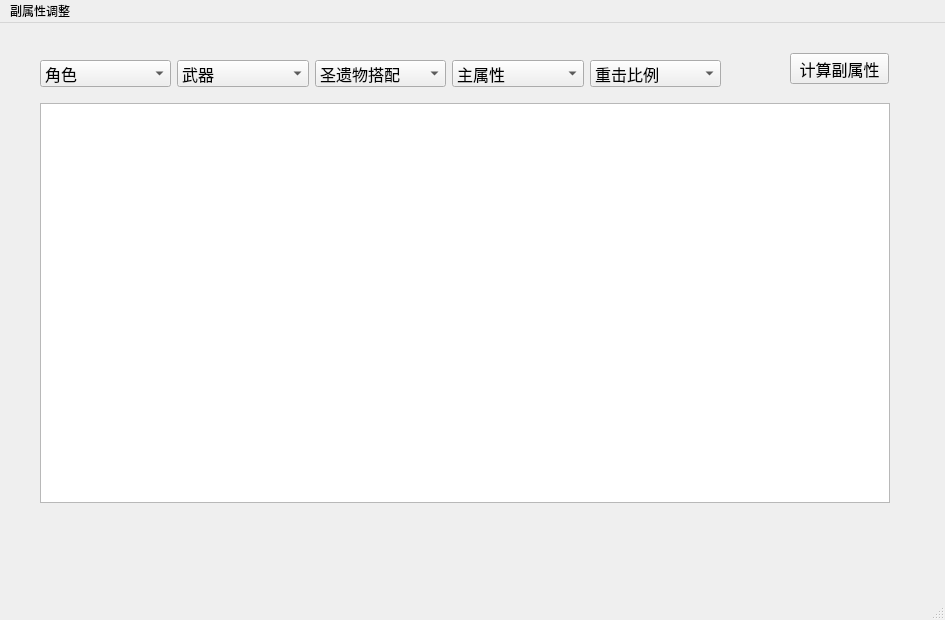
<?xml version="1.0" encoding="UTF-8"?>
<ui version="4.0">
 <class>MainWindow</class>
 <widget class="QMainWindow" name="MainWindow">
  <property name="geometry">
   <rect>
    <x>0</x>
    <y>0</y>
    <width>945</width>
    <height>620</height>
   </rect>
  </property>
  <property name="font">
   <font>
    <pointsize>9</pointsize>
   </font>
  </property>
  <property name="windowTitle">
   <string>MainWindow</string>
  </property>
  <widget class="QWidget" name="centralwidget">
   <widget class="QTableView" name="tableView">
    <property name="geometry">
     <rect>
      <x>40</x>
      <y>80</y>
      <width>850</width>
      <height>400</height>
     </rect>
    </property>
    <property name="font">
     <font>
      <pointsize>10</pointsize>
     </font>
    </property>
    <property name="editTriggers">
     <set>QAbstractItemView::NoEditTriggers</set>
    </property>
   </widget>
   <widget class="QWidget" name="horizontalLayoutWidget">
    <property name="geometry">
     <rect>
      <x>40</x>
      <y>30</y>
      <width>681</width>
      <height>41</height>
     </rect>
    </property>
    <layout class="QHBoxLayout" name="horizontalLayout">
     <item>
      <widget class="QComboBox" name="comboBox">
       <property name="font">
        <font>
         <pointsize>12</pointsize>
        </font>
       </property>
       <item>
        <property name="text">
         <string>角色</string>
        </property>
       </item>
       <item>
        <property name="text">
         <string>刻晴</string>
        </property>
       </item>
       <item>
        <property name="text">
         <string>可莉</string>
        </property>
       </item>
      </widget>
     </item>
     <item>
      <widget class="QComboBox" name="comboBox_2">
       <property name="font">
        <font>
         <pointsize>12</pointsize>
        </font>
       </property>
       <item>
        <property name="text">
         <string>武器</string>
        </property>
       </item>
       <item>
        <property name="text">
         <string>匣里龙吟</string>
        </property>
       </item>
       <item>
        <property name="text">
         <string>天空</string>
        </property>
       </item>
       <item>
        <property name="text">
         <string>风鹰剑</string>
        </property>
       </item>
      </widget>
     </item>
     <item>
      <widget class="QComboBox" name="comboBox_3">
       <property name="font">
        <font>
         <pointsize>12</pointsize>
        </font>
       </property>
       <item>
        <property name="text">
         <string>圣遗物搭配</string>
        </property>
       </item>
       <item>
        <property name="text">
         <string>如雷2+角斗2</string>
        </property>
       </item>
      </widget>
     </item>
     <item>
      <widget class="QComboBox" name="comboBox_4">
       <property name="font">
        <font>
         <pointsize>12</pointsize>
        </font>
       </property>
       <item>
        <property name="text">
         <string>主属性</string>
        </property>
       </item>
       <item>
        <property name="text">
         <string>雷伤/暴击</string>
        </property>
       </item>
       <item>
        <property name="text">
         <string>雷伤/暴击伤害</string>
        </property>
       </item>
      </widget>
     </item>
     <item>
      <widget class="QComboBox" name="comboBox_5">
       <property name="enabled">
        <bool>true</bool>
       </property>
       <property name="font">
        <font>
         <pointsize>12</pointsize>
        </font>
       </property>
       <item>
        <property name="text">
         <string>重击比例</string>
        </property>
       </item>
      </widget>
     </item>
    </layout>
   </widget>
   <widget class="QPushButton" name="pushButton">
    <property name="geometry">
     <rect>
      <x>790</x>
      <y>30</y>
      <width>99</width>
      <height>31</height>
     </rect>
    </property>
    <property name="font">
     <font>
      <pointsize>12</pointsize>
     </font>
    </property>
    <property name="text">
     <string>计算副属性</string>
    </property>
   </widget>
  </widget>
  <widget class="QMenuBar" name="menubar">
   <property name="geometry">
    <rect>
     <x>0</x>
     <y>0</y>
     <width>945</width>
     <height>23</height>
    </rect>
   </property>
   <widget class="QMenu" name="menu">
    <property name="title">
     <string>副属性调整</string>
    </property>
   </widget>
   <addaction name="menu"/>
  </widget>
  <widget class="QStatusBar" name="statusbar"/>
 </widget>
 <tabstops>
  <tabstop>comboBox</tabstop>
  <tabstop>comboBox_2</tabstop>
  <tabstop>comboBox_3</tabstop>
  <tabstop>comboBox_4</tabstop>
  <tabstop>tableView</tabstop>
 </tabstops>
 <resources/>
 <connections>
  <connection>
   <sender>comboBox</sender>
   <signal>currentIndexChanged(int)</signal>
   <receiver>MainWindow</receiver>
   <slot>on_role_selected()</slot>
   <hints>
    <hint type="sourcelabel">
     <x>122</x>
     <y>75</y>
    </hint>
    <hint type="destinationlabel">
     <x>125</x>
     <y>55</y>
    </hint>
   </hints>
  </connection>
  <connection>
   <sender>pushButton</sender>
   <signal>clicked()</signal>
   <receiver>MainWindow</receiver>
   <slot>on_calculate_clicked()</slot>
   <hints>
    <hint type="sourcelabel">
     <x>796</x>
     <y>55</y>
    </hint>
    <hint type="destinationlabel">
     <x>874</x>
     <y>162</y>
    </hint>
   </hints>
  </connection>
  <connection>
   <sender>comboBox_2</sender>
   <signal>currentIndexChanged(int)</signal>
   <receiver>MainWindow</receiver>
   <slot>on_select_changed()</slot>
   <hints>
    <hint type="sourcelabel">
     <x>245</x>
     <y>72</y>
    </hint>
    <hint type="destinationlabel">
     <x>273</x>
     <y>40</y>
    </hint>
   </hints>
  </connection>
  <connection>
   <sender>comboBox_3</sender>
   <signal>currentIndexChanged(int)</signal>
   <receiver>MainWindow</receiver>
   <slot>on_select_changed()</slot>
   <hints>
    <hint type="sourcelabel">
     <x>408</x>
     <y>71</y>
    </hint>
    <hint type="destinationlabel">
     <x>417</x>
     <y>43</y>
    </hint>
   </hints>
  </connection>
  <connection>
   <sender>comboBox_4</sender>
   <signal>currentIndexChanged(int)</signal>
   <receiver>MainWindow</receiver>
   <slot>on_select_changed()</slot>
   <hints>
    <hint type="sourcelabel">
     <x>482</x>
     <y>70</y>
    </hint>
    <hint type="destinationlabel">
     <x>480</x>
     <y>59</y>
    </hint>
   </hints>
  </connection>
  <connection>
   <sender>comboBox_5</sender>
   <signal>currentIndexChanged(int)</signal>
   <receiver>MainWindow</receiver>
   <slot>on_select_changed()</slot>
   <hints>
    <hint type="sourcelabel">
     <x>629</x>
     <y>69</y>
    </hint>
    <hint type="destinationlabel">
     <x>630</x>
     <y>52</y>
    </hint>
   </hints>
  </connection>
 </connections>
 <slots>
  <slot>on_calculate_clicked()</slot>
  <slot>on_role_selected()</slot>
  <slot>on_compare_clicked()</slot>
  <slot>on_select_changed()</slot>
 </slots>
</ui>
